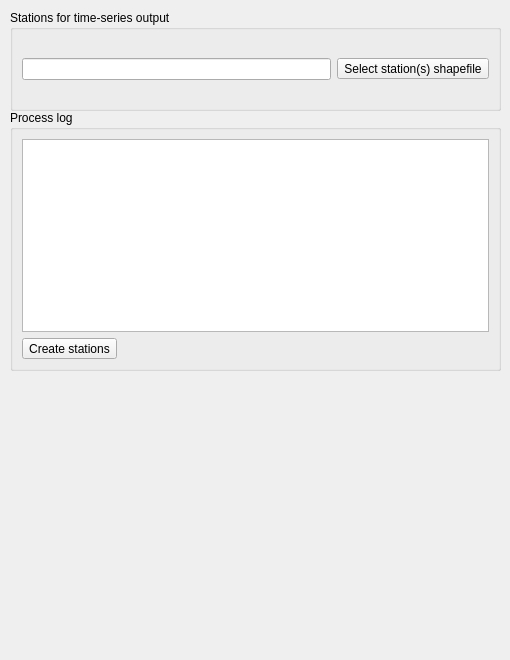
     <widget class="QWidget" name="stationsTab">
      <attribute name="title">
       <string>Stations</string>
      </attribute>
      <widget class="QGroupBox" name="processLog3GroupBox">
       <property name="geometry">
        <rect>
         <x>10</x>
         <y>110</y>
         <width>491</width>
         <height>261</height>
        </rect>
       </property>
       <property name="title">
        <string>Process log</string>
       </property>
       <property name="flat">
        <bool>true</bool>
       </property>
       <layout class="QVBoxLayout" name="verticalLayout_5">
        <item>
         <widget class="QTextEdit" name="processLog3TextEdit">
          <property name="readOnly">
           <bool>true</bool>
          </property>
         </widget>
        </item>
        <item>
         <widget class="QToolButton" name="stationsButton">
          <property name="enabled">
           <bool>true</bool>
          </property>
          <property name="text">
           <string>Create stations</string>
          </property>
         </widget>
        </item>
       </layout>
      </widget>
      <widget class="QGroupBox" name="groupBox">
       <property name="geometry">
        <rect>
         <x>10</x>
         <y>10</y>
         <width>491</width>
         <height>101</height>
        </rect>
       </property>
       <property name="title">
        <string>Stations for time-series output</string>
       </property>
       <property name="flat">
        <bool>true</bool>
       </property>
       <layout class="QVBoxLayout" name="verticalLayout">
        <item>
         <layout class="QHBoxLayout" name="horizontalLayout_16">
          <item>
           <widget class="QLineEdit" name="stationsLineEdit">
            <property name="readOnly">
             <bool>true</bool>
            </property>
           </widget>
          </item>
          <item>
           <widget class="QToolButton" name="selectStationsButton">
            <property name="text">
             <string>Select station(s) shapefile</string>
            </property>
           </widget>
          </item>
         </layout>
        </item>
       </layout>
      </widget>
      <widget class="QLabel" name="label_2">
       <property name="geometry">
        <rect>
         <x>170</x>
         <y>370</y>
         <width>181</width>
         <height>281</height>
        </rect>
       </property>
       <property name="font">
        <font>
         <weight>50</weight>
         <bold>false</bold>
         <underline>false</underline>
        </font>
       </property>
       <property name="text">
        <string/>
       </property>
       <property name="pixmap">
        <pixmap resource="resources.qrc">:/plugins/SphyPlugin/images/timeseres_image_transparent.png</pixmap>
       </property>
       <property name="scaledContents">
        <bool>true</bool>
       </property>
       <property name="alignment">
        <set>Qt::AlignCenter</set>
       </property>
      </widget>
     </widget>
